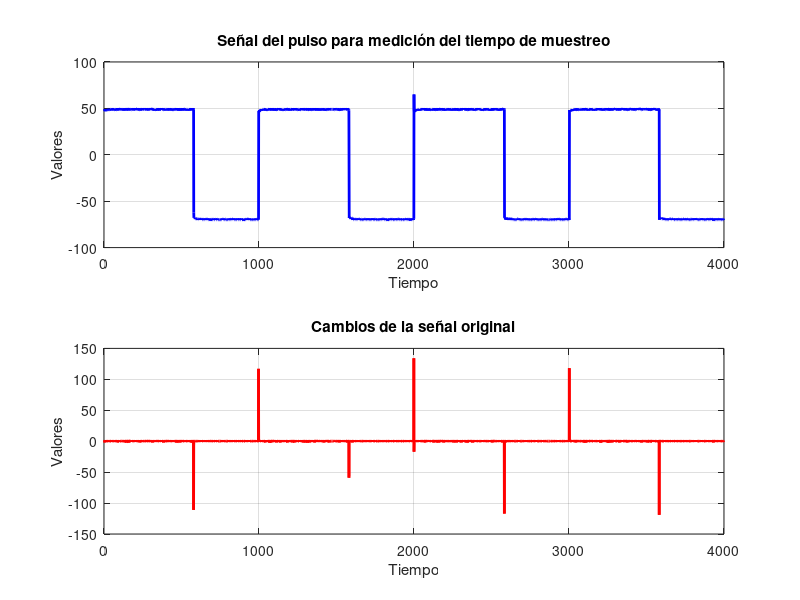

The MATLAB source for this figure:
function CalcJitter()
  close all;

  % Cargar el archivo CSV
  datos = csvread('Datos.csv');

  % Obtener cada columna de los datos
  columna1 = datos(:, 1);
  cold = diff(columna1);

  % Graficar cada columna
  figure;
  subplot(2,1,1);
  plot(columna1, 'b', 'linewidth', 2); % Curva de la primera columna en rojo
  grid on;
  xlabel('Tiempo');
  ylabel('Valores');
  title('Señal del pulso para medición del tiempo de muestreo');
  subplot(2,1,2);
  plot(cold, 'r', 'linewidth', 2); % Curva de la primera columna en rojo
  grid on;
  xlabel('Tiempo');
  ylabel('Valores');
  title('Cambios de la señal original');

  % Etiquetas y leyenda
  xlabel('Tiempo');
  ylabel('Valores');

  cambios = find(cold>10|cold< -10);

  Diferecias_flancos = [];
  Muestreo_OSC = 250e6;    % Muestreo del osciloscopio a 250Msps

  for (i=2:length(cambios))
    Diferecias_flancos = [Diferecias_flancos cambios(i) - cambios(i-1)];
  endfor

  Diferecias_flancos
  Promedio_diferencias = sum(Diferecias_flancos)/length(Diferecias_flancos)

  Jitter = Promedio_diferencias/Muestreo_OSC


endfunction

